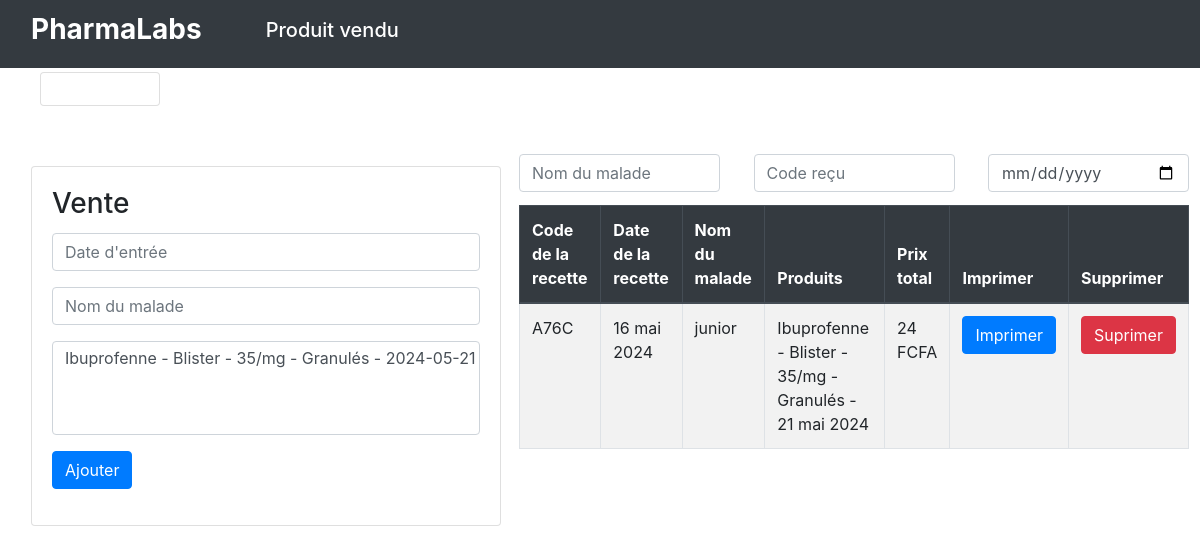
The page /sale on the database its author committed.
### PRODUITS/models.py (models this page shows)
class ProduitVente(models.Model):
    User = models.ForeignKey(get_user_model(),on_delete=models.CASCADE)
    produit = models.ForeignKey(Produit, on_delete=models.CASCADE, verbose_name="Produit")
    qte = models.PositiveIntegerField(verbose_name="Quantité")
    prix_unitaire = models.PositiveBigIntegerField(blank=True, verbose_name="Prix unitaire", null=True)
    annulees = models.BooleanField(default=False)
    def __str__(self):
        return f"{self.produit} - Prix unitaire :{self.prix_unitaire} - Quantites: {self.qte} - statut: {self.annulees} "

class BaseProduit(models.Model):
    User = models.ForeignKey(get_user_model(),on_delete=models.CASCADE)
    num_lot = models.IntegerField( verbose_name="Numéro de lot")
    date_peremption = models.DateField(verbose_name="Date de péremption")
    nom = models.CharField(max_length=255, verbose_name="Nom")
    code = models.CharField(max_length=255, null=True, blank=True, verbose_name="Code")
    conditionnement = models.CharField(max_length=255, choices=CONDITIONNEMENTS, verbose_name="Conditionnement")
    dosage = models.CharField(max_length=255, verbose_name="Dosage")
    forme_galenique = models.CharField(max_length=255, choices=FORMES_GALENIQUES, verbose_name="Forme galénique")
    class Meta:
        abstract = True
    def __str__(self):
        return f" {self.nom} -  {self.conditionnement} -  {self.dosage} -  {self.forme_galenique} -  {self.date_peremption}"

class Produit(BaseProduit):
    pass

### VENTES/models.py (models this page shows, shortened)
class Sale(models.Model):
    pharmacien = models.ForeignKey(get_user_model(),on_delete=models.CASCADE)
    date_rec= models.DateField()
    Nom_malade= models.CharField(max_length=100)
    code_recu= models.CharField(max_length=4, blank=True)
    produit = models.ManyToManyField(ProduitVente)
    prix_total= models.PositiveIntegerField(blank=True, null= True )

### VENTES/views.py (the view)
# urls.py: path('sale',sale,name='sale'),
def sale(request):
    sales = Sale.objects.all()
    if request.method == 'POST':
        form1 = SaleForm(request.POST)
        if form1.is_valid():
            sale_instance = form1.save(commit=False)
            sale_instance.pharmacien = request.user
            sale_instance.save()
            form1.save_m2m()  # Save Many-to-Many relationships
            return redirect('sale')  # Redirect to the 'sale' view after saving
    else:
      form1 = SaleForm()
    context = {
        'form1': form1,
        'sales': sales,
    }
    return render(request, 'pharmaciens.html', context)

### VENTES/forms.py
class SaleForm(forms.ModelForm):
    date_rec = forms.DateField(label="", widget=forms.DateInput(attrs={'class': 'form-control', 'placeholder': "Date d'entrée"}))
    Nom_malade = forms.CharField(label="", widget=forms.TextInput(attrs={'class': 'form-control', 'placeholder': "Nom du malade"}))
    produit = forms.ModelMultipleChoiceField(queryset=ProduitVente.objects.all(), label="", widget=forms.SelectMultiple(attrs={'class': 'form-control', 'placeholder': "Produits"}))
    class Meta:
        model = Sale
        fields = ["date_rec", "Nom_malade", "produit"]

### VENTES/templates/pharmaciens.html (shortened to what this page needs)
{% extends "base.html" %}
{% block content %}
<nav class="navbar navbar-expand-lg  navbar-dark bg-dark fixed-top">
    <div class="container-fluid">
      <a class="navbar-brand" href="#"><h3><strong>PharmaLabs</strong></h3></a>
      <div class="collapse navbar-collapse" id="navbarNavAltMarkup">
        <div class="navbar-nav">
            <a class="navbar-brand ml-5" href="{% url 'addproduct_sale' %}"><strong><h5>Produit vendu</h5></strong></a>
        </div>
      </div>
    </div>
  </nav>
{% include "conn.html" %}
<div class="container  pt-5 ml-3 col-5" id="p">
    <div class="card  mt-5" >
        <div class="card-body">
            <h3 class="card-title">Vente</h3>
            <form method="POST" action=" {% url 'sale' %}" >
                {{ form1.as_p }}
                <button type="submit" class="btn btn-primary">Ajouter</button>
            </form>
        </div>
    </div>
</div>
        <div class="container-fluid">
            <div class="row">
                <div class="col-md-7" id="search-container">
                    <form id="search-form" action="{% url 'search_sales' %}" method="get"  style="display:flex; gap:5%" >
                        <input class="form-control" type="search" name="Nom_malade" placeholder="Nom du malade" hx-get="{% url 'search_sales' %}" hx-trigger="input changed delay:500ms, search" hx-target="#search-results" hx-indicator=".htmx-indicator">
                        <input class="form-control " type="search" name="code_recu" placeholder="Code reçu" hx-get="{% url 'search_sales' %}" hx-trigger="input changed delay:500ms, search" hx-target="#search-results" hx-indicator=".htmx-indicator">
                        <input class="form-control " type="date" name="date_rec" placeholder="Date de réception" hx-get="{% url 'search_sales' %}" hx-trigger="input changed delay:500ms, search" hx-target="#search-results" hx-indicator=".htmx-indicator">
                    </form>
                    <div id="search-results">
                        {% include 'sales_list.html' %}
{% endblock content %}

### VENTES/templates/sales_list.html (shortened to what this page needs)
{% extends "base.html" %}
{% block content %}
<table class="table table-bordered table-striped "style="margin-top: 2%">
    <thead class="thead-dark">
        <tr>
            <th scope="col">Code de la recette</th>
            <th scope="col">Date de la recette</th>
            <th scope="col">Nom du malade</th>
            <th scope="col">Produits</th>
            <th scope="col">Prix total</th>
            <th scope="col">Imprimer</th>
            <th scope="col">Supprimer</th>
        </tr>
    </thead>
    <tbody  hx-confirm="Are you sure?" hx-target="closest tr" hx-swap="outerHTML swap:1s">
        {% for sale in sales %}
            <tr>
                <td>{{ sale.code_recu }}</td>
                <td>{{ sale.date_rec }}</td>
                <td>{{ sale.Nom_malade }}</td>
                <td>
                    {% for produit_vente in sale.produit.all %}
                        {{ produit_vente.produit.nom }} - {{ produit_vente.produit.conditionnement }} - {{ produit_vente.produit.dosage }} - {{ produit_vente.produit.forme_galenique }} - {{ produit_vente.produit.date_peremption }}
                    {% endfor %}
                </td>
                <td>{{ sale.prix_total }} FCFA</td>
                <td>
                  <a href="{% url 'generate_sale_pdf' sale.id %}" class="btn btn-primary">Imprimer</a>
                </td>
            <td>
                <button type="button" hx-delete="{% url 'delete_sale' sale.id %}" hx-boost="true" class="btn btn-danger" >Suprimer</button>
            </td>
            </tr>
        {% endfor %}
    </tbody>
</table>
</div>
{% endblock content %}

### static/css/style.css (style rules this page uses)
* { margin: 0; padding: 0; box-sizing: border-box; text-decoration: none; }
.card-body { position: relative; display: grid; }

### VENTES/templates/pharmaciens.html (style rules this page uses)
#search-container { position: relative; bottom: 350px; margin-left: 42%; }
#p { position: relative; bottom: -70px; }

### rows shown on the page
ProduitVente: produit "Ibuprofenne - Blister - 35/mg - Granulés - 2024-05-21 - Prix unitaire :12 - Quantites: 2 - statut: False", produit.nom "Ibuprofenne", produit.conditionnement "Blister", produit.dosage "35/mg", produit.forme_galenique "Granulés", produit.date_peremption "21 mai 2024"
Sale: code_recu "A76C", date_rec "16 mai 2024", Nom_malade "junior", prix_total "24"
